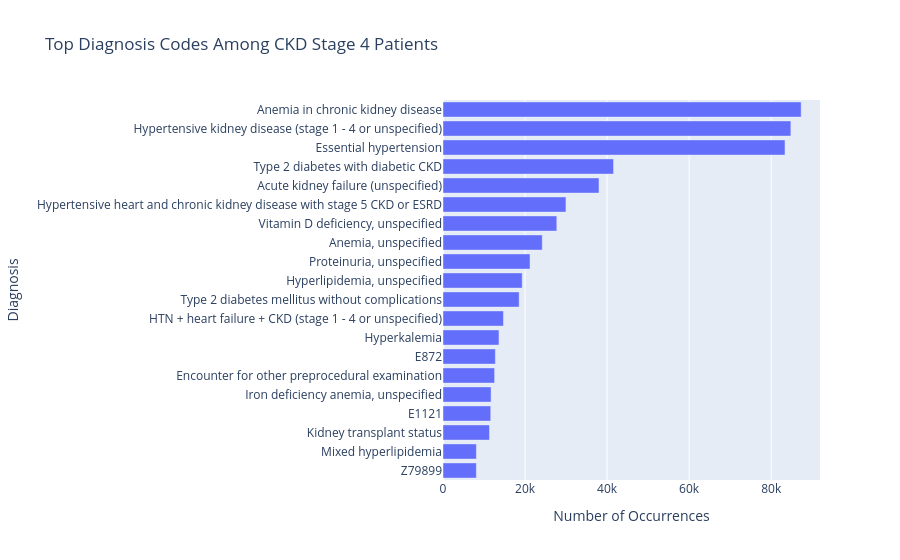

This figure's notebook cell:
### Code cell
import json 
with open("icd_codes.json", "r") as f:
    data = json.load(f)

icd10_label_map = data["icd10_label_map"]
dx_counts_pd["DX_Label"] = dx_counts_pd["DX"].map(icd10_label_map).fillna(dx_counts_pd["DX"])
fig = px.bar(
    dx_counts_pd,
    x="count",
    y="DX_Label",
    orientation="h",
    title="Top Diagnosis Codes Among CKD Stage 4 Patients",
    labels={"count": "Number of Occurrences", "DX_Label": "Diagnosis"}
)
fig.update_layout(yaxis=dict(categoryorder="total ascending"))
fig.update_layout(
    yaxis=dict(
        tickmode='linear',
        dtick=1
    )
)
fig.show()

### Figure 1 — Plotly figure (JSON) as saved in the notebook; plotly's stock layout.template omitted (floating-point values rounded to 4 significant figures)
{"data": [{"hovertemplate": "Number of Occurrences=%{x}<br>Diagnosis=%{y}<extra></extra>", "legendgroup": "", "marker": {"color": "#636efa", "pattern": {"shape": ""}}, "name": "", "orientation": "h", "showlegend": false, "textposition": "auto", "type": "bar", "x": [87306, 84797, 83369, 41579, 38028, 29972, 27744, 24195, 21212, 19303, 18563, 14738, 13646, 12767, 12580, 11718, 11637, 11333, 8140, 8130], "xaxis": "x", "y": ["Anemia in chronic kidney disease", "Hypertensive kidney disease (stage 1 - 4 or unspecified)", "Essential hypertension", "Type 2 diabetes with diabetic CKD", "Acute kidney failure (unspecified)", "Hypertensive heart and chronic kidney disease with stage 5 CKD or ESRD", "Vitamin D deficiency, unspecified", "Anemia, unspecified", "Proteinuria, unspecified", "Hyperlipidemia, unspecified", "Type 2 diabetes mellitus without complications", "HTN + heart failure + CKD (stage 1 - 4 or unspecified)", "Hyperkalemia", "E872", "Encounter for other preprocedural examination", "Iron deficiency anemia, unspecified", "E1121", "Kidney transplant status", "Mixed hyperlipidemia", "Z79899"], "yaxis": "y"}], "layout": {"barmode": "relative", "legend": {"tracegroupgap": 0}, "title": {"text": "Top Diagnosis Codes Among CKD Stage 4 Patients"}, "xaxis": {"anchor": "y", "domain": [0, 1], "title": {"text": "Number of Occurrences"}}, "yaxis": {"anchor": "x", "categoryorder": "total ascending", "domain": [0, 1], "dtick": 1, "tickmode": "linear", "title": {"text": "Diagnosis"}}}}
